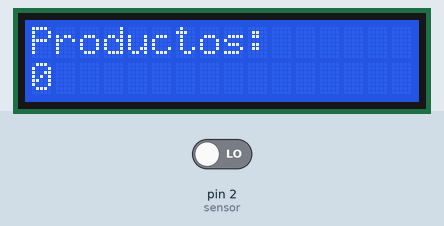
Simulated run of this sketch. Board: Arduino Uno, built with avr-gcc and run on an emulated ATmega328P. Parts: 16×2 character LCD. Inputs (shaded band) come from the test bench; at power-on: pin 2 (sensor) LOW.

Above: at 1.2 s.
1.3 s: pin 2 (sensor) driven HIGH
At 3.0 s:
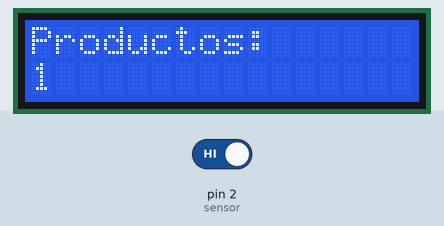
At 3.5 s:
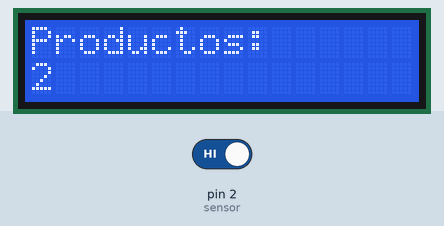
Timing chart, 0 to 5.0 s (numbered marks = the images above; inputs shaded):
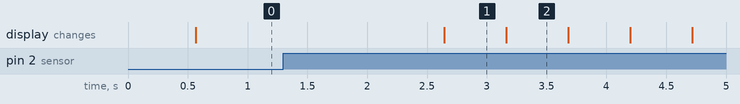

The sketch:

Practica09.ino
```cpp
#include <LiquidCrystal.h>

LiquidCrystal lcd(5,6,7,8,9,10);

int sensor = 2;
int val_cyn = 0;
int prod = 0;

void setup(){
  Serial.begin(9600);

  lcd.begin(16,2);

  pinMode(sensor, INPUT);
}

void loop(){
  val_cyn = digitalRead(sensor);
  delay(500);

  lcd.clear();
  lcd.setCursor(0,0);
  lcd.write("Productos:");
  lcd.setCursor(0,1);
  lcd.print(prod);

  if(val_cyn != 0){
    prod = prod + 1;
  }

  delay(15);
}
```

Measured:
- after the input at 1.3 s, the display: changes after 1.3 s (image 1)
- what the display in image 1 shows lasts 0.6 s, from 2.6 s to 3.2 s
